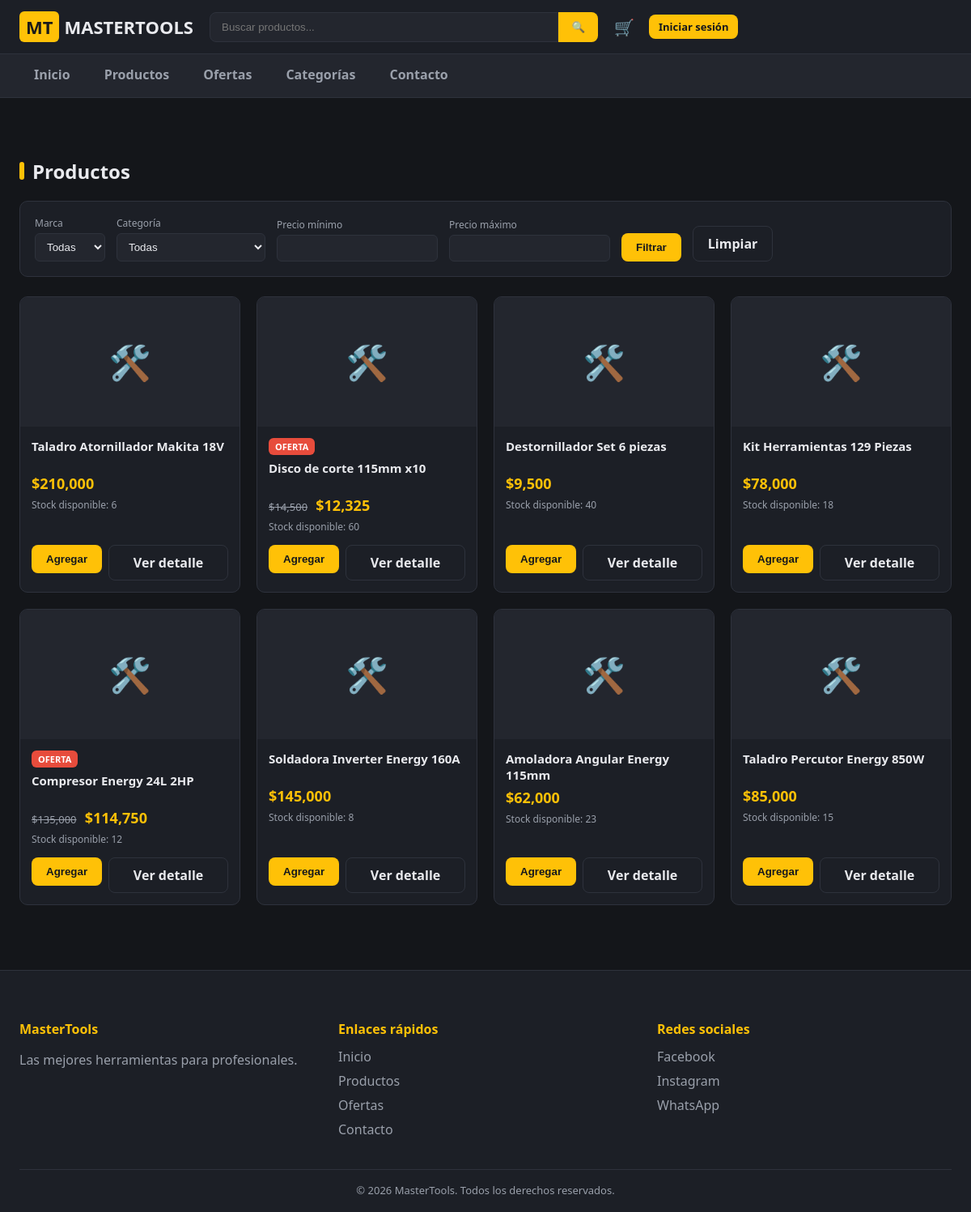
The page /productos on the database its author committed.
### tables this page shows
CREATE TABLE productos (
    id INTEGER PRIMARY KEY AUTOINCREMENT,
    nombre TEXT NOT NULL,
    sku TEXT UNIQUE,
    descripcion TEXT,
    precio REAL NOT NULL,
    stock INTEGER NOT NULL DEFAULT 0,
    categoria_id INTEGER,
    marca_id INTEGER,
    imagen TEXT DEFAULT 'producto_default.png',
    activo INTEGER NOT NULL DEFAULT 1,
    destacado INTEGER NOT NULL DEFAULT 0,
    oferta INTEGER NOT NULL DEFAULT 0,
    precio_oferta REAL,
    creado TEXT DEFAULT CURRENT_TIMESTAMP,
    FOREIGN KEY (categoria_id) REFERENCES categorias(id),
    FOREIGN KEY (marca_id) REFERENCES marcas(id)
);

### app.py (the view)
@app.route("/productos")
def productos():
    db = get_db()
    q = request.args.get("q", "").strip()
    cat = request.args.get("categoria", "")
    marca = request.args.get("marca", "")
    p_min = request.args.get("precio_min", "")
    p_max = request.args.get("precio_max", "")
    sql = """SELECT p.*, c.nombre AS categoria_nombre, m.nombre AS marca_nombre
             FROM productos p
             LEFT JOIN categorias c ON p.categoria_id = c.id
             LEFT JOIN marcas m ON p.marca_id = m.id
             WHERE p.activo = 1"""
    params = []
    if q:
        sql += " AND p.nombre LIKE ?"
        params.append(f"%{q}%")
    if cat:
        sql += " AND p.categoria_id = ?"
        params.append(cat)
    if marca:
        sql += " AND p.marca_id = ?"
        params.append(marca)
    if p_min:
        sql += " AND p.precio >= ?"
        params.append(p_min)
    if p_max:
        sql += " AND p.precio <= ?"
        params.append(p_max)
    sql += " ORDER BY p.id DESC"
    lista = db.execute(sql, params).fetchall()
    categorias = db.execute("SELECT * FROM categorias").fetchall()
    marcas = db.execute("SELECT * FROM marcas").fetchall()
    return render_template("productos.html", productos=lista, categorias=categorias,
                            marcas=marcas, filtros=request.args, precio_final=precio_final)

### app.py (called while the page is built)
def get_db():
    if "db" not in g:
        g.db = sqlite3.connect(DB_PATH)
        g.db.row_factory = sqlite3.Row
    return g.db

def current_user():
    if "user_id" in session:
        db = get_db()
        return db.execute("SELECT * FROM usuarios WHERE id=?", (session["user_id"],)).fetchone()
    return None

def cart():
    return session.setdefault("cart", {})  # {producto_id_str: cantidad}

def cart_count():
    return sum(cart().values())

@app.context_processor
def inject_globals():
    return dict(usuario_actual=current_user(), cantidad_carrito=cart_count())

def precio_final(p):
    return p["precio_oferta"] if p["oferta"] and p["precio_oferta"] else p["precio"]

### templates/productos.html (shortened to what this page needs)
{% extends "base.html" %}
{% from "_producto_card.html" import tarjeta_producto %}
{% block content %}
<div class="container">
  <h2 class="section-title">Productos</h2>
  <form class="filters-bar" method="get">
    <div>
      <label>Marca</label>
      <select name="marca">
        <option value="">Todas</option>
      </select>
    </div>
    <div>
      <label>Categoría</label>
      <select name="categoria">
        <option value="">Todas</option>
      </select>
    </div>
    <div>
      <label>Precio mínimo</label>
      <input type="number" name="precio_min" value="{{ filtros.get('precio_min','') }}">
    </div>
    <div>
      <label>Precio máximo</label>
      <input type="number" name="precio_max" value="{{ filtros.get('precio_max','') }}">
    </div>
    <button type="submit" class="btn btn-amarillo">Filtrar</button>
    <a href="{{ url_for('productos') }}" class="btn btn-outline">Limpiar</a>
  </form>
  <div class="prod-grid">
    {% for p in productos %}
      {{ tarjeta_producto(p, precio_final) }}
    {% endfor %}
  </div>
</div>
{% endblock %}

### templates/_producto_card.html (shortened to what this page needs)
{% macro tarjeta_producto(p, precio_final) %}
<div class="prod-card">
  <div class="prod-img">🛠️</div>
  <div class="prod-body">
    {% if p['oferta'] %}<span class="badge-oferta">OFERTA</span>{% endif %}
    <h3>{{ p['nombre'] }}</h3>
    <div>
      {% if p['oferta'] and p['precio_oferta'] %}
        <span class="prod-precio-old">${{ '{:,.0f}'.format(p['precio']) }}</span>
      {% endif %}
      <span class="prod-precio">${{ '{:,.0f}'.format(precio_final(p)) }}</span>
    </div>
    <span class="prod-stock">{% if p['stock'] > 0 %}Stock disponible: {{ p['stock'] }}{% else %}Sin stock{% endif %}</span>
    <div class="prod-actions">
      <form action="{{ url_for('agregar_carrito', producto_id=p['id']) }}" method="post">
        <button type="submit" class="btn btn-amarillo" {% if p['stock']==0 %}disabled{% endif %}>Agregar</button>
      </form>
      <a href="{{ url_for('detalle_producto', producto_id=p['id']) }}" class="btn btn-outline">Ver detalle</a>
    </div>
  </div>
</div>
{% endmacro %}

### static/css/style.css (style rules this page uses)
:root { --amarillo:#FFC107; --amarillo-osc:#e0a800; --negro:#14161a; --negro-2:#1c1f26; --negro-3:#23262e; --gris-borde:#2e323c; --texto:#e9eaee; --texto-sec:#9aa0ab; --verde:#27ae60; --rojo:#e74c3c; --radio:10px; }
* { box-sizing:border-box; }
body { margin:0; font-family:'Segoe UI',Arial,sans-serif; background:var(--negro); color:var(--texto); }
a { color:inherit;text-decoration:none; }
.btn { display:inline-block; padding:10px 18px; border-radius:8px; font-weight:600; cursor:pointer; border:none; }
.btn-amarillo { background:var(--amarillo);color:#16181c; }
.btn-outline { background:transparent;border:1px solid var(--gris-borde);color:var(--texto); }
.container { max-width:1200px;margin:0 auto;padding:40px 24px; }
.section-title { font-size:24px;margin-bottom:20px;display:flex;align-items:center;gap:10px; }
.section-title::before { content:"";width:6px;height:22px;background:var(--amarillo);border-radius:3px;display:inline-block; }
.prod-grid { display:grid; grid-template-columns:repeat(4,1fr); gap:20px; }
.prod-card { background:var(--negro-2); border:1px solid var(--gris-borde); border-radius:var(--radio); overflow:hidden; display:flex;flex-direction:column; transition:.2s; }
.prod-img { background:var(--negro-3); height:160px; display:flex;align-items:center;justify-content:center; font-size:42px; color:var(--texto-sec); }
.prod-body { padding:14px;display:flex;flex-direction:column;gap:6px;flex:1; }
.prod-body h3 { font-size:15px;margin:0;min-height:38px; }
.prod-precio { color:var(--amarillo);font-weight:800;font-size:18px; }
.prod-precio-old { color:var(--texto-sec);text-decoration:line-through;font-size:13px;margin-right:6px; }
.prod-stock { font-size:12px;color:var(--texto-sec); }
.badge-oferta { background:var(--rojo);color:#fff;font-size:11px;font-weight:700; padding:3px 8px;border-radius:6px;display:inline-block;width:max-content; }
.prod-actions { display:flex;gap:8px;margin-top:auto;padding-top:8px; }
.prod-actions form { flex:1; }
.prod-actions .btn { width:100%;text-align:center; }
.filters-bar { display:flex;flex-wrap:wrap;gap:14px;align-items:flex-end; background:var(--negro-2);border:1px solid var(--gris-borde); padding:18px;border-radius:var(--radio);margin-bottom:24px; }
.filters-bar label { font-size:12px;color:var(--texto-sec);display:block;margin-bottom:4px; }
.filters-bar select, .filters-bar input { background:var(--negro-3);border:1px solid var(--gris-borde);color:var(--texto); padding:8px 10px;border-radius:6px; }

### rows shown on the page
productos: nombre "Taladro Atornillador Makita 18V", precio "210,000", stock "6"
productos: oferta "OFERTA", nombre "Disco de corte 115mm x10", precio "14,500", precio_oferta "12,325", stock "60"
productos: nombre "Destornillador Set 6 piezas", precio "9,500", stock "40"
productos: nombre "Kit Herramientas 129 Piezas", precio "78,000", stock "18"
productos: oferta "OFERTA", nombre "Compresor Energy 24L 2HP", precio "135,000", precio_oferta "114,750", stock "12"
productos: nombre "Soldadora Inverter Energy 160A", precio "145,000", stock "8"
productos: nombre "Amoladora Angular Energy 115mm", precio "62,000", stock "23"
productos: nombre "Taladro Percutor Energy 850W", precio "85,000", stock "15"
